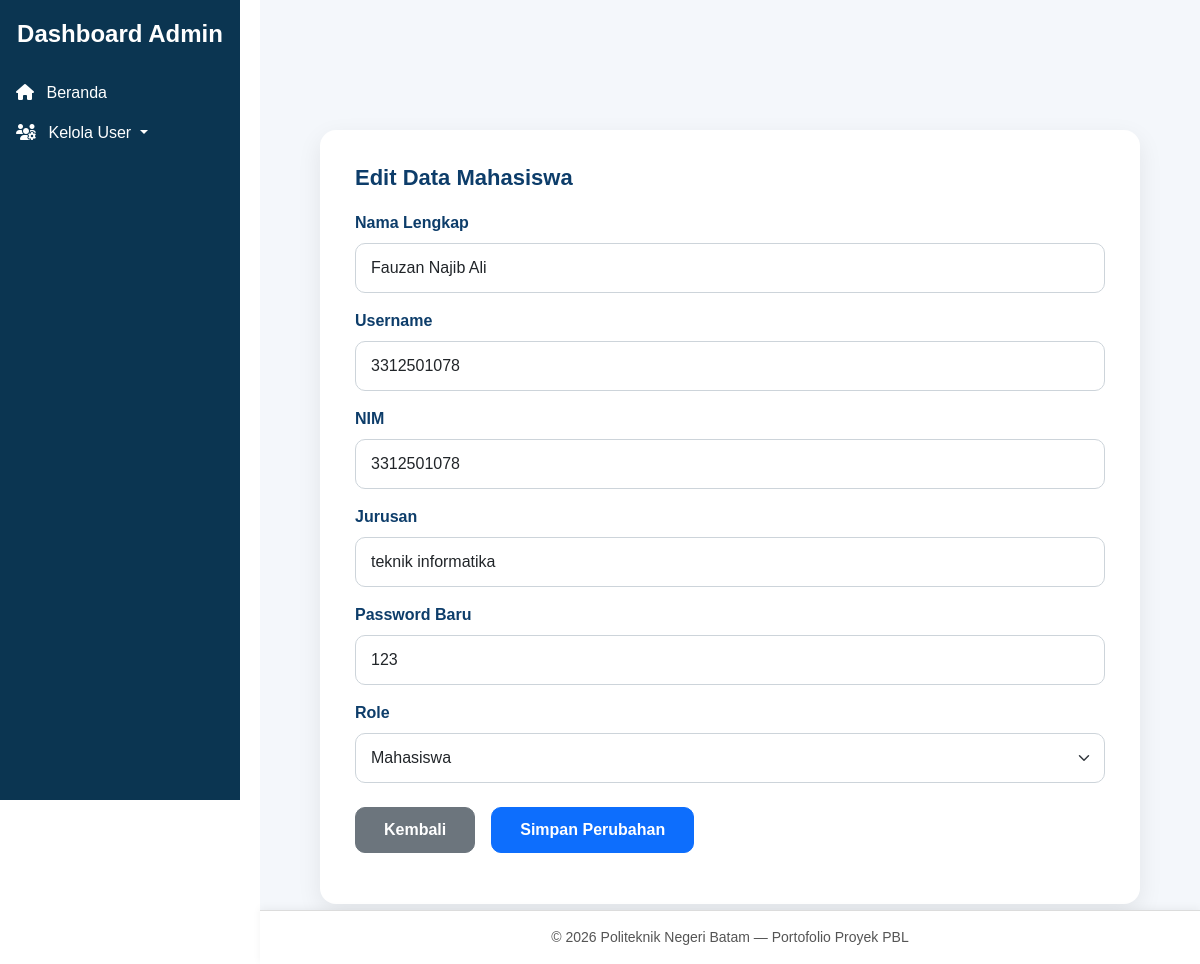
Page /admin/edit_mahasiswa.php?id=18 on the committed database.
### tables this page shows
CREATE TABLE `users` (
  `id_user` int NOT NULL,
  `nama` varchar(100) DEFAULT NULL,
  `username` varchar(100) DEFAULT NULL,
  `password` varchar(255) DEFAULT NULL,
  `nim` varchar(20) NOT NULL,
  `jurusan` enum('teknik elektro','teknik informatika','teknik mesin','manajemen bisnis') NOT NULL,
  `profil` varchar(255) DEFAULT NULL,
  `role` enum('mahasiswa','dosen','admin') NOT NULL
);

### admin/edit_mahasiswa.php (the view, shortened to what this page needs)
<?php
include "../template_admin/sidebar.php";
include "../template_admin/header.php";
include "../template_admin /topbar.php";
if (isset($_GET['id'])) {
    $id_user = $_GET['id'];
    $query = mysqli_query($koneksi, "SELECT * FROM users WHERE id_user = '$id_user'");
    $data = mysqli_fetch_assoc($query);
}
?>
<div class="main-content">
    <div class="edit-card">
        <h2 class="section-title">Edit Data Mahasiswa</h2>
        <form action="proses_edit_mahasiswa.php" method="POST">
            <div class="mb-3">
                <label class="form-label">Nama Lengkap</label>
                <input type="text" name="nama" class="form-control" required
                       value="<?= $data['nama'] ?>">
            </div>
            <div class="mb-3">
                <label class="form-label">Username</label>
                <input type="text" name="username" class="form-control" required
                       value="<?= $data['username'] ?>">
            </div>
            <div class="mb-3">
                <label class="form-label">NIM</label>
                <input type="text" name="nim" class="form-control"
                       value="<?= $data['nim'] ?>">
            </div>
            <div class="mb-3">
                <label class="form-label">Jurusan</label>
                <select name="jurusan" class="form-control" required>
                    <option value="<?= $data['jurusan']?>"><?= $data['jurusan']?></option>
                </select>
            </div>
            <div class="mb-3">
                <label class="form-label">Password Baru</label>
                <input type="text" name="password" class="form-control"
                       value="<?= $data['password']?>">
            </div>
            <div class="mb-4">
                <label class="form-label">Role</label>
                <select name="role" class="form-select">
                    <option value="mahasiswa" <?= ($data['role']=='mahasiswa' ? 'selected' : '') ?>>Mahasiswa</option>
                </select>
            </div>
            <div class="d-flex gap-3">
                <a href="kelola_mahasiswa.php" class="btn btn-secondary btn-custom">Kembali</a>
                <button type="submit" class="btn btn-primary btn-custom">Simpan Perubahan</button>
            </div>
        </form>
    </div>
</div>
<?php include "../template_admin/footer.php"; ?>

### template_admin/header.php (style rules this page uses)
body { font-family: 'Poppins', sans-serif; background: white; margin: 0; }
.main-content { margin-left: 260px; padding: 100px 25px 100px; min-height: 100vh; }

### admin/edit_mahasiswa.php (style rules this page uses)
.main-content { margin-left: 260px; padding: 130px 60px 60px; background: #f4f7fb; min-height: 100vh; }
.edit-card { background: #ffffff; padding: 35px; border-radius: 16px; box-shadow: 0 8px 25px rgba(0,0,0,0.08); width: 100%; }
.section-title { font-size: 22px; font-weight: 700; color: #0d3d6a; margin-bottom: 20px; }
.form-label { font-weight: 600; color: #0d3d6a; }
.form-control, .form-select { border-radius: 10px; padding: 12px 15px; border: 1px solid #cdd4da; }
.btn-custom { padding: 10px 28px; border-radius: 10px; font-weight: 600; }

### rows in the picture
users: nama "Fauzan Najib Ali", username "3312501078", nim "3312501078", jurusan "teknik informatika", password "123", role "Mahasiswa"
